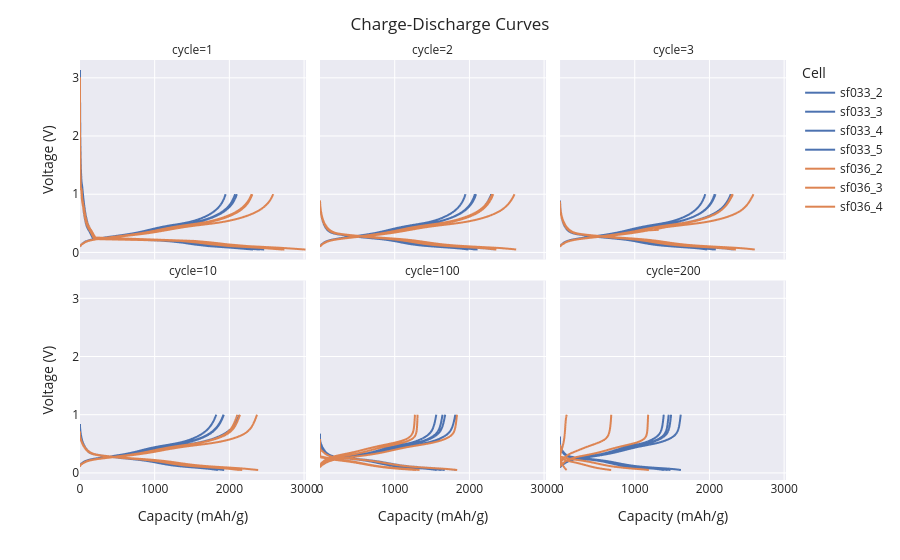

Notebook source saved alongside this figure:
### Code cell
cycles_collected = collectors.BatchCyclesCollector(
    b,
    cycles=[1, 2, 3, 10, 100, 200],
    collector_type="forth-and-forth",
    plot_type="fig_pr_cycle",
)
cycles_collected.show()

### Figure 1 — Plotly figure (JSON) as saved in the notebook; plotly's stock layout.template omitted (floating-point values rounded to 4 significant figures; data arrays with more than 128 entries replaced by an {"elided": "..."} marker saying what was removed)
{"data": [{"hovertemplate": "sf033_2<br>group=1<br>sub_group=1<br>cycle=1<br>Capacity (mAh/g)=%{x}<br>Voltage (V)=%{y}<extra></extra>", "legendgroup": "1", "line": {"color": "rgb(76,114,176)", "dash": "solid"}, "mode": "lines", "name": "sf033_2", "showlegend": true, "type": "scattergl", "x": {"elided": "202 float values"}, "xaxis": "x4", "y": {"elided": "202 float values"}, "yaxis": "y4"}, {"hovertemplate": "sf033_2<br>group=1<br>sub_group=1<br>cycle=2<br>Capacity (mAh/g)=%{x}<br>Voltage (V)=%{y}<extra></extra>", "legendgroup": "1", "line": {"color": "rgb(76,114,176)", "dash": "solid"}, "mode": "lines", "name": "sf033_2", "showlegend": false, "type": "scattergl", "x": {"elided": "202 float values"}, "xaxis": "x5", "y": {"elided": "202 float values"}, "yaxis": "y5"}, {"hovertemplate": "sf033_2<br>group=1<br>sub_group=1<br>cycle=3<br>Capacity (mAh/g)=%{x}<br>Voltage (V)=%{y}<extra></extra>", "legendgroup": "1", "line": {"color": "rgb(76,114,176)", "dash": "solid"}, "mode": "lines", "name": "sf033_2", "showlegend": false, "type": "scattergl", "x": {"elided": "202 float values"}, "xaxis": "x6", "y": {"elided": "202 float values"}, "yaxis": "y6"}, {"hovertemplate": "sf033_2<br>group=1<br>sub_group=1<br>cycle=10<br>Capacity (mAh/g)=%{x}<br>Voltage (V)=%{y}<extra></extra>", "legendgroup": "1", "line": {"color": "rgb(76,114,176)", "dash": "solid"}, "mode": "lines", "name": "sf033_2", "showlegend": false, "type": "scattergl", "x": {"elided": "202 float values"}, "xaxis": "x", "y": {"elided": "202 float values"}, "yaxis": "y"}, {"hovertemplate": "sf033_2<br>group=1<br>sub_group=1<br>cycle=100<br>Capacity (mAh/g)=%{x}<br>Voltage (V)=%{y}<extra></extra>", "legendgroup": "1", "line": {"color": "rgb(76,114,176)", "dash": "solid"}, "mode": "lines", "name": "sf033_2", "showlegend": false, "type": "scattergl", "x": {"elided": "202 float values"}, "xaxis": "x2", "y": {"elided": "202 float values"}, "yaxis": "y2"}, {"hovertemplate": "sf033_2<br>group=1<br>sub_group=1<br>cycle=200<br>Capacity (mAh/g)=%{x}<br>Voltage (V)=%{y}<extra></extra>", "legendgroup": "1", "line": {"color": "rgb(76,114,176)", "dash": "solid"}, "mode": "lines", "name": "sf033_2", "showlegend": false, "type": "scattergl", "x": {"elided": "202 float values"}, "xaxis": "x3", "y": {"elided": "202 float values"}, "yaxis": "y3"}, {"hovertemplate": "sf033_3<br>group=1<br>sub_group=2<br>cycle=1<br>Capacity (mAh/g)=%{x}<br>Voltage (V)=%{y}<extra></extra>", "legendgroup": "1", "line": {"color": "rgb(76,114,176)", "dash": "solid"}, "mode": "lines", "name": "sf033_3", "showlegend": true, "type": "scattergl", "x": {"elided": "202 float values"}, "xaxis": "x4", "y": {"elided": "202 float values"}, "yaxis": "y4"}, {"hovertemplate": "sf033_3<br>group=1<br>sub_group=2<br>cycle=2<br>Capacity (mAh/g)=%{x}<br>Voltage (V)=%{y}<extra></extra>", "legendgroup": "1", "line": {"color": "rgb(76,114,176)", "dash": "solid"}, "mode": "lines", "name": "sf033_3", "showlegend": false, "type": "scattergl", "x": {"elided": "202 float values"}, "xaxis": "x5", "y": {"elided": "202 float values"}, "yaxis": "y5"}, {"hovertemplate": "sf033_3<br>group=1<br>sub_group=2<br>cycle=3<br>Capacity (mAh/g)=%{x}<br>Voltage (V)=%{y}<extra></extra>", "legendgroup": "1", "line": {"color": "rgb(76,114,176)", "dash": "solid"}, "mode": "lines", "name": "sf033_3", "showlegend": false, "type": "scattergl", "x": {"elided": "202 float values"}, "xaxis": "x6", "y": {"elided": "202 float values"}, "yaxis": "y6"}, {"hovertemplate": "sf033_3<br>group=1<br>sub_group=2<br>cycle=10<br>Capacity (mAh/g)=%{x}<br>Voltage (V)=%{y}<extra></extra>", "legendgroup": "1", "line": {"color": "rgb(76,114,176)", "dash": "solid"}, "mode": "lines", "name": "sf033_3", "showlegend": false, "type": "scattergl", "x": {"elided": "202 float values"}, "xaxis": "x", "y": {"elided": "202 float values"}, "yaxis": "y"}, {"hovertemplate": "sf033_3<br>group=1<br>sub_group=2<br>cycle=100<br>Capacity (mAh/g)=%{x}<br>Voltage (V)=%{y}<extra></extra>", "legendgroup": "1", "line": {"color": "rgb(76,114,176)", "dash": "solid"}, "mode": "lines", "name": "sf033_3", "showlegend": false, "type": "scattergl", "x": {"elided": "202 float values"}, "xaxis": "x2", "y": {"elided": "202 float values"}, "yaxis": "y2"}, {"hovertemplate": "sf033_3<br>group=1<br>sub_group=2<br>cycle=200<br>Capacity (mAh/g)=%{x}<br>Voltage (V)=%{y}<extra></extra>", "legendgroup": "1", "line": {"color": "rgb(76,114,176)", "dash": "solid"}, "mode": "lines", "name": "sf033_3", "showlegend": false, "type": "scattergl", "x": {"elided": "202 float values"}, "xaxis": "x3", "y": {"elided": "202 float values"}, "yaxis": "y3"}, {"hovertemplate": "sf033_4<br>group=1<br>sub_group=3<br>cycle=1<br>Capacity (mAh/g)=%{x}<br>Voltage (V)=%{y}<extra></extra>", "legendgroup": "1", "line": {"color": "rgb(76,114,176)", "dash": "solid"}, "mode": "lines", "name": "sf033_4", "showlegend": true, "type": "scattergl", "x": {"elided": "202 float values"}, "xaxis": "x4", "y": {"elided": "202 float values"}, "yaxis": "y4"}, {"hovertemplate": "sf033_4<br>group=1<br>sub_group=3<br>cycle=2<br>Capacity (mAh/g)=%{x}<br>Voltage (V)=%{y}<extra></extra>", "legendgroup": "1", "line": {"color": "rgb(76,114,176)", "dash": "solid"}, "mode": "lines", "name": "sf033_4", "showlegend": false, "type": "scattergl", "x": {"elided": "202 float values"}, "xaxis": "x5", "y": {"elided": "202 float values"}, "yaxis": "y5"}, {"hovertemplate": "sf033_4<br>group=1<br>sub_group=3<br>cycle=3<br>Capacity (mAh/g)=%{x}<br>Voltage (V)=%{y}<extra></extra>", "legendgroup": "1", "line": {"color": "rgb(76,114,176)", "dash": "solid"}, "mode": "lines", "name": "sf033_4", "showlegend": false, "type": "scattergl", "x": {"elided": "202 float values"}, "xaxis": "x6", "y": {"elided": "202 float values"}, "yaxis": "y6"}, {"hovertemplate": "sf033_4<br>group=1<br>sub_group=3<br>cycle=10<br>Capacity (mAh/g)=%{x}<br>Voltage (V)=%{y}<extra></extra>", "legendgroup": "1", "line": {"color": "rgb(76,114,176)", "dash": "solid"}, "mode": "lines", "name": "sf033_4", "showlegend": false, "type": "scattergl", "x": {"elided": "202 float values"}, "xaxis": "x", "y": {"elided": "202 float values"}, "yaxis": "y"}, {"hovertemplate": "sf033_4<br>group=1<br>sub_group=3<br>cycle=100<br>Capacity (mAh/g)=%{x}<br>Voltage (V)=%{y}<extra></extra>", "legendgroup": "1", "line": {"color": "rgb(76,114,176)", "dash": "solid"}, "mode": "lines", "name": "sf033_4", "showlegend": false, "type": "scattergl", "x": {"elided": "202 float values"}, "xaxis": "x2", "y": {"elided": "202 float values"}, "yaxis": "y2"}, {"hovertemplate": "sf033_4<br>group=1<br>sub_group=3<br>cycle=200<br>Capacity (mAh/g)=%{x}<br>Voltage (V)=%{y}<extra></extra>", "legendgroup": "1", "line": {"color": "rgb(76,114,176)", "dash": "solid"}, "mode": "lines", "name": "sf033_4", "showlegend": false, "type": "scattergl", "x": {"elided": "202 float values"}, "xaxis": "x3", "y": {"elided": "202 float values"}, "yaxis": "y3"}, {"hovertemplate": "sf033_5<br>group=1<br>sub_group=4<br>cycle=1<br>Capacity (mAh/g)=%{x}<br>Voltage (V)=%{y}<extra></extra>", "legendgroup": "1", "line": {"color": "rgb(76,114,176)", "dash": "solid"}, "mode": "lines", "name": "sf033_5", "showlegend": true, "type": "scattergl", "x": {"elided": "202 float values"}, "xaxis": "x4", "y": {"elided": "202 float values"}, "yaxis": "y4"}, {"hovertemplate": "sf033_5<br>group=1<br>sub_group=4<br>cycle=2<br>Capacity (mAh/g)=%{x}<br>Voltage (V)=%{y}<extra></extra>", "legendgroup": "1", "line": {"color": "rgb(76,114,176)", "dash": "solid"}, "mode": "lines", "name": "sf033_5", "showlegend": false, "type": "scattergl", "x": {"elided": "202 float values"}, "xaxis": "x5", "y": {"elided": "202 float values"}, "yaxis": "y5"}, {"hovertemplate": "sf033_5<br>group=1<br>sub_group=4<br>cycle=3<br>Capacity (mAh/g)=%{x}<br>Voltage (V)=%{y}<extra></extra>", "legendgroup": "1", "line": {"color": "rgb(76,114,176)", "dash": "solid"}, "mode": "lines", "name": "sf033_5", "showlegend": false, "type": "scattergl", "x": {"elided": "202 float values"}, "xaxis": "x6", "y": {"elided": "202 float values"}, "yaxis": "y6"}, {"hovertemplate": "sf033_5<br>group=1<br>sub_group=4<br>cycle=10<br>Capacity (mAh/g)=%{x}<br>Voltage (V)=%{y}<extra></extra>", "legendgroup": "1", "line": {"color": "rgb(76,114,176)", "dash": "solid"}, "mode": "lines", "name": "sf033_5", "showlegend": false, "type": "scattergl", "x": {"elided": "202 float values"}, "xaxis": "x", "y": {"elided": "202 float values"}, "yaxis": "y"}, {"hovertemplate": "sf033_5<br>group=1<br>sub_group=4<br>cycle=100<br>Capacity (mAh/g)=%{x}<br>Voltage (V)=%{y}<extra></extra>", "legendgroup": "1", "line": {"color": "rgb(76,114,176)", "dash": "solid"}, "mode": "lines", "name": "sf033_5", "showlegend": false, "type": "scattergl", "x": {"elided": "202 float values"}, "xaxis": "x2", "y": {"elided": "202 float values"}, "yaxis": "y2"}, {"hovertemplate": "sf033_5<br>group=1<br>sub_group=4<br>cycle=200<br>Capacity (mAh/g)=%{x}<br>Voltage (V)=%{y}<extra></extra>", "legendgroup": "1", "line": {"color": "rgb(76,114,176)", "dash": "solid"}, "mode": "lines", "name": "sf033_5", "showlegend": false, "type": "scattergl", "x": {"elided": "202 float values"}, "xaxis": "x3", "y": {"elided": "202 float values"}, "yaxis": "y3"}, {"hovertemplate": "sf036_2<br>group=2<br>sub_group=1<br>cycle=1<br>Capacity (mAh/g)=%{x}<br>Voltage (V)=%{y}<extra></extra>", "legendgroup": "2", "line": {"color": "rgb(221,132,82)", "dash": "solid"}, "mode": "lines", "name": "sf036_2", "showlegend": true, "type": "scattergl", "x": {"elided": "202 float values"}, "xaxis": "x4", "y": {"elided": "202 float values"}, "yaxis": "y4"}, {"hovertemplate": "sf036_2<br>group=2<br>sub_group=1<br>cycle=2<br>Capacity (mAh/g)=%{x}<br>Voltage (V)=%{y}<extra></extra>", "legendgroup": "2", "line": {"color": "rgb(221,132,82)", "dash": "solid"}, "mode": "lines", "name": "sf036_2", "showlegend": false, "type": "scattergl", "x": {"elided": "202 float values"}, "xaxis": "x5", "y": {"elided": "202 float values"}, "yaxis": "y5"}, {"hovertemplate": "sf036_2<br>group=2<br>sub_group=1<br>cycle=3<br>Capacity (mAh/g)=%{x}<br>Voltage (V)=%{y}<extra></extra>", "legendgroup": "2", "line": {"color": "rgb(221,132,82)", "dash": "solid"}, "mode": "lines", "name": "sf036_2", "showlegend": false, "type": "scattergl", "x": {"elided": "202 float values"}, "xaxis": "x6", "y": {"elided": "202 float values"}, "yaxis": "y6"}, {"hovertemplate": "sf036_2<br>group=2<br>sub_group=1<br>cycle=10<br>Capacity (mAh/g)=%{x}<br>Voltage (V)=%{y}<extra></extra>", "legendgroup": "2", "line": {"color": "rgb(221,132,82)", "dash": "solid"}, "mode": "lines", "name": "sf036_2", "showlegend": false, "type": "scattergl", "x": {"elided": "202 float values"}, "xaxis": "x", "y": {"elided": "202 float values"}, "yaxis": "y"}, {"hovertemplate": "sf036_2<br>group=2<br>sub_group=1<br>cycle=100<br>Capacity (mAh/g)=%{x}<br>Voltage (V)=%{y}<extra></extra>", "legendgroup": "2", "line": {"color": "rgb(221,132,82)", "dash": "solid"}, "mode": "lines", "name": "sf036_2", "showlegend": false, "type": "scattergl", "x": {"elided": "202 float values"}, "xaxis": "x2", "y": {"elided": "202 float values"}, "yaxis": "y2"}, {"hovertemplate": "sf036_2<br>group=2<br>sub_group=1<br>cycle=200<br>Capacity (mAh/g)=%{x}<br>Voltage (V)=%{y}<extra></extra>", "legendgroup": "2", "line": {"color": "rgb(221,132,82)", "dash": "solid"}, "mode": "lines", "name": "sf036_2", "showlegend": false, "type": "scattergl", "x": {"elided": "202 float values"}, "xaxis": "x3", "y": {"elided": "202 float values"}, "yaxis": "y3"}, {"hovertemplate": "sf036_3<br>group=2<br>sub_group=2<br>cycle=1<br>Capacity (mAh/g)=%{x}<br>Voltage (V)=%{y}<extra></extra>", "legendgroup": "2", "line": {"color": "rgb(221,132,82)", "dash": "solid"}, "mode": "lines", "name": "sf036_3", "showlegend": true, "type": "scattergl", "x": {"elided": "202 float values"}, "xaxis": "x4", "y": {"elided": "202 float values"}, "yaxis": "y4"}, {"hovertemplate": "sf036_3<br>group=2<br>sub_group=2<br>cycle=2<br>Capacity (mAh/g)=%{x}<br>Voltage (V)=%{y}<extra></extra>", "legendgroup": "2", "line": {"color": "rgb(221,132,82)", "dash": "solid"}, "mode": "lines", "name": "sf036_3", "showlegend": false, "type": "scattergl", "x": {"elided": "202 float values"}, "xaxis": "x5", "y": {"elided": "202 float values"}, "yaxis": "y5"}, {"hovertemplate": "sf036_3<br>group=2<br>sub_group=2<br>cycle=3<br>Capacity (mAh/g)=%{x}<br>Voltage (V)=%{y}<extra></extra>", "legendgroup": "2", "line": {"color": "rgb(221,132,82)", "dash": "solid"}, "mode": "lines", "name": "sf036_3", "showlegend": false, "type": "scattergl", "x": {"elided": "202 float values"}, "xaxis": "x6", "y": {"elided": "202 float values"}, "yaxis": "y6"}, {"hovertemplate": "sf036_3<br>group=2<br>sub_group=2<br>cycle=10<br>Capacity (mAh/g)=%{x}<br>Voltage (V)=%{y}<extra></extra>", "legendgroup": "2", "line": {"color": "rgb(221,132,82)", "dash": "solid"}, "mode": "lines", "name": "sf036_3", "showlegend": false, "type": "scattergl", "x": {"elided": "202 float values"}, "xaxis": "x", "y": {"elided": "202 float values"}, "yaxis": "y"}, {"hovertemplate": "sf036_3<br>group=2<br>sub_group=2<br>cycle=100<br>Capacity (mAh/g)=%{x}<br>Voltage (V)=%{y}<extra></extra>", "legendgroup": "2", "line": {"color": "rgb(221,132,82)", "dash": "solid"}, "mode": "lines", "name": "sf036_3", "showlegend": false, "type": "scattergl", "x": {"elided": "202 float values"}, "xaxis": "x2", "y": {"elided": "202 float values"}, "yaxis": "y2"}, {"hovertemplate": "sf036_3<br>group=2<br>sub_group=2<br>cycle=200<br>Capacity (mAh/g)=%{x}<br>Voltage (V)=%{y}<extra></extra>", "legendgroup": "2", "line": {"color": "rgb(221,132,82)", "dash": "solid"}, "mode": "lines", "name": "sf036_3", "showlegend": false, "type": "scattergl", "x": {"elided": "202 float values"}, "xaxis": "x3", "y": {"elided": "202 float values"}, "yaxis": "y3"}, {"hovertemplate": "sf036_4<br>group=2<br>sub_group=3<br>cycle=1<br>Capacity (mAh/g)=%{x}<br>Voltage (V)=%{y}<extra></extra>", "legendgroup": "2", "line": {"color": "rgb(221,132,82)", "dash": "solid"}, "mode": "lines", "name": "sf036_4", "showlegend": true, "type": "scattergl", "x": {"elided": "202 float values"}, "xaxis": "x4", "y": {"elided": "202 float values"}, "yaxis": "y4"}, {"hovertemplate": "sf036_4<br>group=2<br>sub_group=3<br>cycle=2<br>Capacity (mAh/g)=%{x}<br>Voltage (V)=%{y}<extra></extra>", "legendgroup": "2", "line": {"color": "rgb(221,132,82)", "dash": "solid"}, "mode": "lines", "name": "sf036_4", "showlegend": false, "type": "scattergl", "x": {"elided": "202 float values"}, "xaxis": "x5", "y": {"elided": "202 float values"}, "yaxis": "y5"}, {"hovertemplate": "sf036_4<br>group=2<br>sub_group=3<br>cycle=3<br>Capacity (mAh/g)=%{x}<br>Voltage (V)=%{y}<extra></extra>", "legendgroup": "2", "line": {"color": "rgb(221,132,82)", "dash": "solid"}, "mode": "lines", "name": "sf036_4", "showlegend": false, "type": "scattergl", "x": {"elided": "202 float values"}, "xaxis": "x6", "y": {"elided": "202 float values"}, "yaxis": "y6"}, {"hovertemplate": "sf036_4<br>group=2<br>sub_group=3<br>cycle=10<br>Capacity (mAh/g)=%{x}<br>Voltage (V)=%{y}<extra></extra>", "legendgroup": "2", "line": {"color": "rgb(221,132,82)", "dash": "solid"}, "mode": "lines", "name": "sf036_4", "showlegend": false, "type": "scattergl", "x": {"elided": "202 float values"}, "xaxis": "x", "y": {"elided": "202 float values"}, "yaxis": "y"}, {"hovertemplate": "sf036_4<br>group=2<br>sub_group=3<br>cycle=100<br>Capacity (mAh/g)=%{x}<br>Voltage (V)=%{y}<extra></extra>", "legendgroup": "2", "line": {"color": "rgb(221,132,82)", "dash": "solid"}, "mode": "lines", "name": "sf036_4", "showlegend": false, "type": "scattergl", "x": {"elided": "202 float values"}, "xaxis": "x2", "y": {"elided": "202 float values"}, "yaxis": "y2"}, {"hovertemplate": "sf036_4<br>group=2<br>sub_group=3<br>cycle=200<br>Capacity (mAh/g)=%{x}<br>Voltage (V)=%{y}<extra></extra>", "legendgroup": "2", "line": {"color": "rgb(221,132,82)", "dash": "solid"}, "mode": "lines", "name": "sf036_4", "showlegend": false, "type": "scattergl", "x": {"elided": "202 float values"}, "xaxis": "x3", "y": {"elided": "202 float values"}, "yaxis": "y3"}], "layout": {"annotations": [{"font": {}, "showarrow": false, "text": "cycle=10", "x": 0.16, "xanchor": "center", "xref": "paper", "y": 0.475, "yanchor": "bottom", "yref": "paper"}, {"font": {}, "showarrow": false, "text": "cycle=100", "x": 0.5, "xanchor": "center", "xref": "paper", "y": 0.475, "yanchor": "bottom", "yref": "paper"}, {"font": {}, "showarrow": false, "text": "cycle=200", "x": 0.84, "xanchor": "center", "xref": "paper", "y": 0.475, "yanchor": "bottom", "yref": "paper"}, {"font": {}, "showarrow": false, "text": "cycle=1", "x": 0.16, "xanchor": "center", "xref": "paper", "y": 1, "yanchor": "bottom", "yref": "paper"}, {"font": {}, "showarrow": false, "text": "cycle=2", "x": 0.5, "xanchor": "center", "xref": "paper", "y": 1, "yanchor": "bottom", "yref": "paper"}, {"font": {}, "showarrow": false, "text": "cycle=3", "x": 0.84, "xanchor": "center", "xref": "paper", "y": 1, "yanchor": "bottom", "yref": "paper"}], "autosize": true, "legend": {"orientation": "v", "title": {"text": "Cell"}, "tracegroupgap": 0}, "margin": {"t": 60}, "title": {"text": "Charge-Discharge Curves"}, "xaxis": {"anchor": "y", "autorange": true, "domain": [0, 0.32], "range": [6.115e-08, 3025.0], "title": {"text": "Capacity (mAh/g)"}, "type": "linear"}, "xaxis2": {"anchor": "y2", "autorange": true, "domain": [0.34, 0.66], "matches": "x", "range": [6.115e-08, 3025.0], "title": {"text": "Capacity (mAh/g)"}, "type": "linear"}, "xaxis3": {"anchor": "y3", "autorange": true, "domain": [0.68, 1.0], "matches": "x", "range": [6.115e-08, 3025.0], "title": {"text": "Capacity (mAh/g)"}, "type": "linear"}, "xaxis4": {"anchor": "y4", "autorange": true, "domain": [0, 0.32], "matches": "x", "range": [6.115e-08, 3025.0], "showticklabels": false, "type": "linear"}, "xaxis5": {"anchor": "y5", "autorange": true, "domain": [0.34, 0.66], "matches": "x", "range": [6.115e-08, 3025.0], "showticklabels": false, "type": "linear"}, "xaxis6": {"anchor": "y6", "autorange": true, "domain": [0.68, 1.0], "matches": "x", "range": [6.115e-08, 3025.0], "showticklabels": false, "type": "linear"}, "yaxis": {"anchor": "x", "autorange": true, "domain": [0, 0.475], "range": [-0.1217, 3.306], "title": {"text": "Voltage (V)"}, "type": "linear"}, "yaxis2": {"anchor": "x2", "autorange": true, "domain": [0, 0.475], "matches": "y", "range": [-0.1217, 3.306], "showticklabels": false, "type": "linear"}, "yaxis3": {"anchor": "x3", "autorange": true, "domain": [0, 0.475], "matches": "y", "range": [-0.1217, 3.306], "showticklabels": false, "type": "linear"}, "yaxis4": {"anchor": "x4", "autorange": true, "domain": [0.525, 1], "matches": "y", "range": [-0.1217, 3.306], "title": {"text": "Voltage (V)"}, "type": "linear"}, "yaxis5": {"anchor": "x5", "autorange": true, "domain": [0.525, 1], "matches": "y", "range": [-0.1217, 3.306], "showticklabels": false, "type": "linear"}, "yaxis6": {"anchor": "x6", "autorange": true, "domain": [0.525, 1], "matches": "y", "range": [-0.1217, 3.306], "showticklabels": false, "type": "linear"}}}
